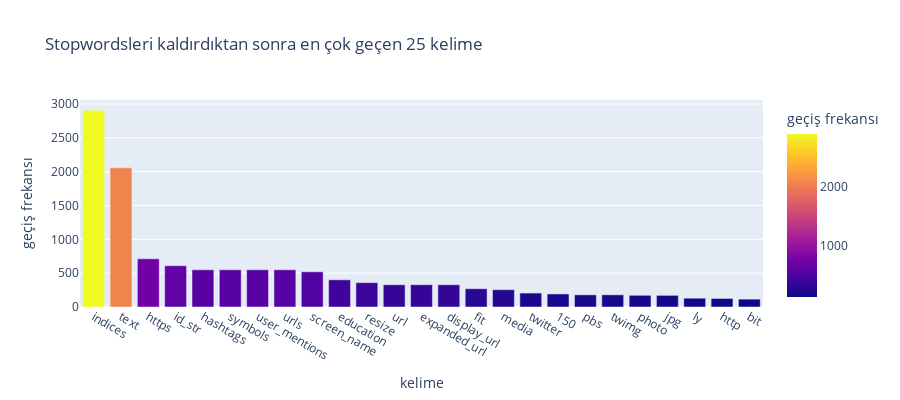

Source (notebook cell):
### Code cell
import nltk
from nltk.corpus import stopwords

stop = stopwords.words('English')
with open('stop_words_english.txt', encoding='utf-8') as file:  
    stw = file.read() 
stw = stw.split()
stw = [s.lower() for s in stw] 
stop += stw
def get_top_n_words(corpus, n=None):
    vec = CountVectorizer(stop_words = stop).fit(corpus)
    bag_of_words = vec.transform(corpus)
    sum_words = bag_of_words.sum(axis=0) 
    words_freq = [(word, sum_words[0, idx]) for word, idx in vec.vocabulary_.items()]
    words_freq =sorted(words_freq, key = lambda x: x[1], reverse=True)
    return words_freq[:n]
common_words = get_top_n_words(mydata["entities_str"], 25)
df2 = pd.DataFrame(common_words, columns = ['kelime' , 'geçiş frekansı'])
fig = px.bar(df2, x='kelime', y='geçiş frekansı',
             hover_data=['kelime', 'geçiş frekansı'], color='geçiş frekansı',
             title='Stopwordsleri kaldırdıktan sonra en çok geçen 25 kelime',
             height=400)
fig.show()

### Figure 1 — Plotly figure (JSON) as saved in the notebook; plotly's stock layout.template omitted (floating-point values rounded to 4 significant figures)
{"data": [{"alignmentgroup": "True", "hovertemplate": "kelime=%{x}<br>geçiş frekansı=%{marker.color}<extra></extra>", "legendgroup": "", "marker": {"color": [2906, 2057, 712, 610, 550, 550, 550, 550, 520, 402, 360, 329, 329, 329, 270, 256, 206, 193, 180, 180, 173, 172, 130, 126, 116], "coloraxis": "coloraxis", "pattern": {"shape": ""}}, "name": "", "offsetgroup": "", "orientation": "v", "showlegend": false, "textposition": "auto", "type": "bar", "x": ["indices", "text", "https", "id_str", "hashtags", "symbols", "user_mentions", "urls", "screen_name", "education", "resize", "url", "expanded_url", "display_url", "fit", "media", "twitter", "150", "pbs", "twimg", "photo", "jpg", "ly", "http", "bit"], "xaxis": "x", "y": [2906, 2057, 712, 610, 550, 550, 550, 550, 520, 402, 360, 329, 329, 329, 270, 256, 206, 193, 180, 180, 173, 172, 130, 126, 116], "yaxis": "y"}], "layout": {"barmode": "relative", "coloraxis": {"colorbar": {"title": {"text": "geçiş frekansı"}}, "colorscale": [[0, "#0d0887"], [0.1111, "#46039f"], [0.2222, "#7201a8"], [0.3333, "#9c179e"], [0.4444, "#bd3786"], [0.5556, "#d8576b"], [0.6667, "#ed7953"], [0.7778, "#fb9f3a"], [0.8889, "#fdca26"], [1, "#f0f921"]]}, "height": 400, "legend": {"tracegroupgap": 0}, "title": {"text": "Stopwordsleri kaldırdıktan sonra en çok geçen 25 kelime"}, "xaxis": {"anchor": "y", "domain": [0, 1], "title": {"text": "kelime"}}, "yaxis": {"anchor": "x", "domain": [0, 1], "title": {"text": "geçiş frekansı"}}}}
